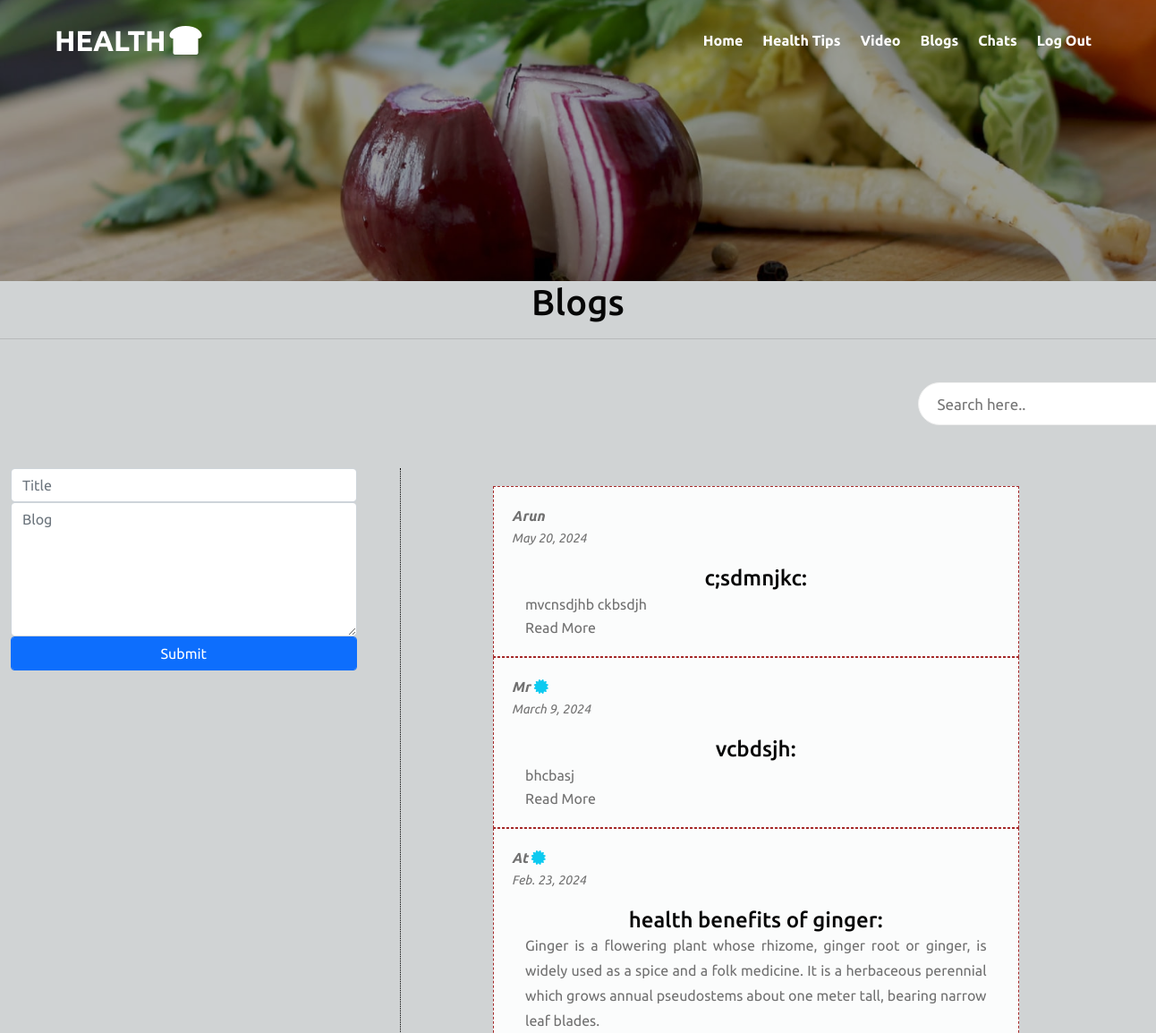
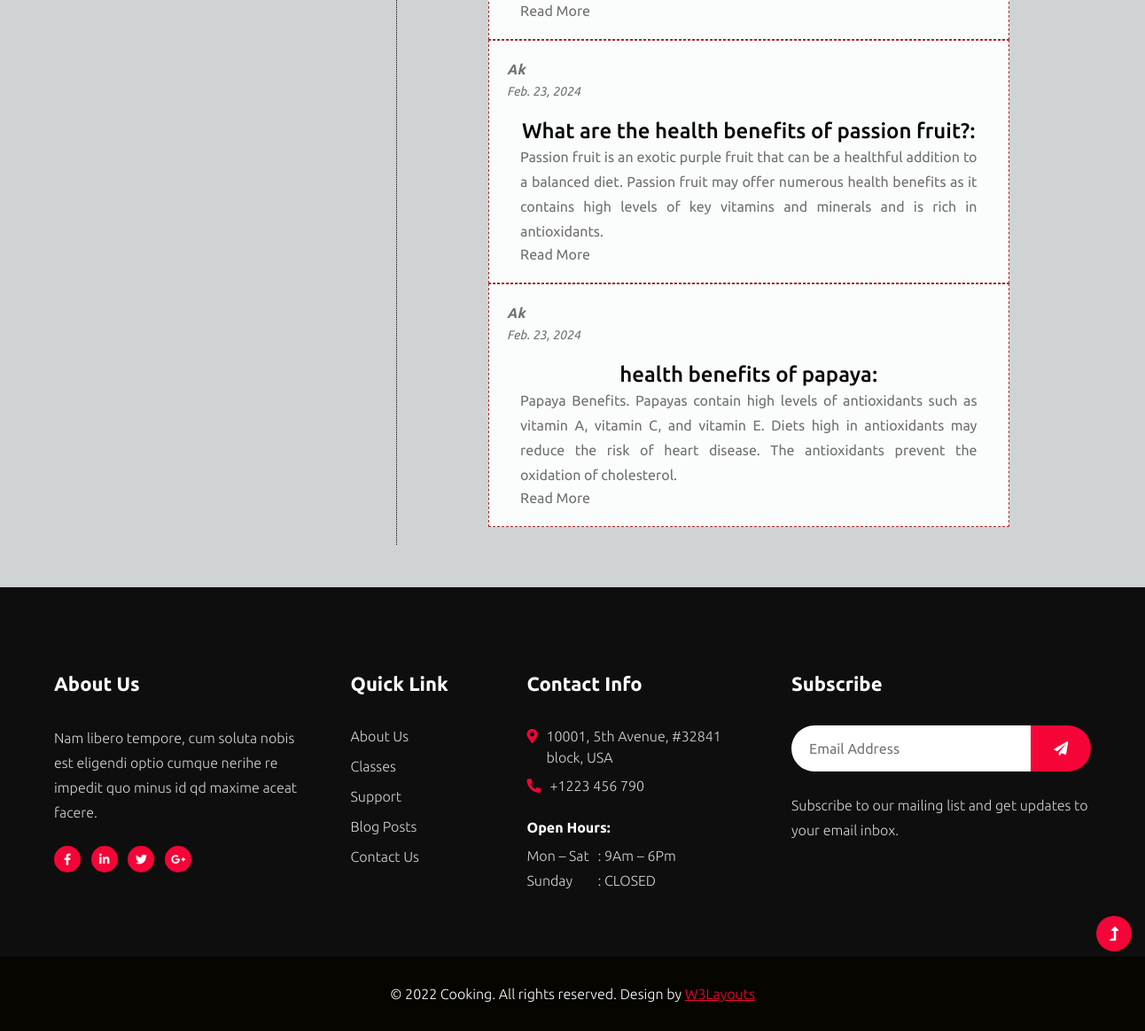
Page /expertblogs (signed in) on the committed database (2 pictures, top to bottom).
### phwApp/models.py (models this page shows)
class Blogs(models.Model):
    user=models.ForeignKey(Registration,on_delete=models.CASCADE,null=True)
    expert = models.ForeignKey(Expert, on_delete=models.CASCADE,null=True)
    date = models.DateField(auto_now=True,null=True)
    title=models.CharField(max_length=20)
    desc=models.CharField(max_length=200)

class Registration(models.Model):
    name = models.CharField(max_length=30)
    email = models.EmailField(max_length=50)
    password = models.CharField(max_length=20)
    age = models.IntegerField(null=True)
    gender=models.CharField(max_length=20,null=True)
    user = models.ForeignKey(User, on_delete=models.CASCADE, null=True)

class Expert(models.Model):
    name=models.CharField(max_length=20)
    email=models.CharField(max_length=20)
    add=models.CharField(max_length=100)
    con=models.BigIntegerField()
    lic=models.ImageField()
    psw=models.CharField(max_length=20)
    user=models.ForeignKey(User,on_delete=models.CASCADE,null=True)

### phwApp/views.py (the view)
# urls.py: path('expertblogs', views.expertblogs),
def expertblogs(request):
    uid = request.session['id']
    user = Expert.objects.get(id=uid)
    data = Blogs.objects.exclude(expert=uid).order_by("-id")
    if 'title' in request.POST:
        title = request.POST['title']
        desc = request.POST['desc']
        ins = Blogs.objects.create(expert=user,title=title,desc=desc)
        ins.save()
    if "search" in request.POST:
        search = request.POST['search']
        data = Blogs.objects.filter(Q(title__contains=search) | Q(desc__contains=search)).exclude(expert=uid).order_by("-id")
    return render(request,"expertblogs.html", {"data":data})

### template/expertblogs.html (shortened to what this page needs)
{% extends "expertbase.html" %} {% block content %}
<div class="mb-5 topHead"><h1 class="text-center">Blogs</h1>
    <hr /></div>
<section class="container-fluid w3l-inner-page-breadcrumb ses">
	<form class="search position-relative" method="post" style="margin-left: 80%">
		<input
        type="search"
        class="search__input"
        name="search"
        placeholder="Search here.."
        onload="equalWidth()"
		/>
	</form>
</section>
<div class="w3l-contact-10" id="contact">
    <div class="form-41-mian py-lg-5 py-md-4 py-2">
		<div class="container-fluid d-flex">
            <div class="user" >
                <form action="" method="post" style="width: 100%;">
                    <input type="text" class="form-control" placeholder="Title" name="title" id="" required>
                    <textarea name="desc" class="form-control" placeholder="Blog" id="" style="height: 150px;" required></textarea>
                    <input type="submit" value="Submit" class="btn btn-primary form-control" >
                </form>
			</div>
			<div class="mx-5 content">
				{% for p in data %}
				<div class="idea container">
					<div class="useridea d-flex">
						<div class="">
							{% if p.expert %}
							<em
							><strong
							><a href="#"
							>{{p.expert.name}} <em class='text-info'><i class="fa fa-certificate" aria-hidden="true"></i></em></a
							></strong
							><br /><small>{{p.date}}</small></em
							>
							{% else %}
							<em
							><strong
							><a href="#"
							>{{p.user.name}}</a
							></strong
							><br /><small>{{p.date}}</small></em
							>
							{% endif %}
						</div>
					</div>
					<div class="ideaContent container">
						<h4>{{p.title}}:</h4>
						<p class="line-clamp">{{p.desc}}</p>
						<a href="/expertviewblog?post={{p.id}}">Read More</a>
					</div>
				</div>
				{% endfor %}
			</div>
		</div>
	</div>
</div>
{% endblock %}

### template/expertblogs.html (style rules this page uses)
.w3l-inner-page-breadcrumb, .topHead, body { background-color: #d0d3d4; }
.user { width: 40%; justify-content: space-around; }
.ses { display: flex; }
.content { width: 80%; padding: 20px; border-left: 1px dotted #000; padding-left: 30px; }
.ideaContent p { text-align: justify; overflow: hidden; }
.ideaContent h4 { margin-top: 20px; text-align: center; }
.idea { background-color: #fbfcfc; padding: 20px; border: 1px dashed brown; width: 80%; }
.line-clamp { display: -webkit-box; -webkit-line-clamp: 4; -webkit-box-orient: vertical; }
.search .search__input { display: flex; flex: 1; padding: 10px 50px 10px 20px; height: 48px; font-size: 17px; color: var(--font-color); border: none; font-weight: 400; border-radius: var(--border-radius-full); position: relative; right: 0; background: var(--bg-color); outline: 0; border: 1px solid var(--border-color-light); }

### rows in the picture
Blogs: user.name "Arun", date "May 20, 2024", title "c;sdmnjkc", desc "mvcnsdjhb ckbsdjh"
Blogs: expert.name "Mr", date "March 9, 2024", title "vcbdsjh", desc "bhcbasj"
Blogs: expert.name "At", date "Feb. 23, 2024", title "health benefits of ginger", desc "Ginger is a flowering plant whose rhizome, ginger root or ginger, is widely used as a spice and a folk medicine. It is a herbaceous perennial which grows annual pseudostems about one meter tall, bearing narrow leaf blades."
Blogs: user.name "Ak", date "Feb. 23, 2024", title "What are the health benefits of passion fruit?", desc "Passion fruit is an exotic purple fruit that can be a healthful addition to a balanced diet. Passion fruit may offer numerous health benefits as it contains high levels of key vitamins and minerals and is rich in antioxidants."
Blogs: user.name "Ak", date "Feb. 23, 2024", title "health benefits of papaya", desc "Papaya Benefits. Papayas contain high levels of antioxidants such as vitamin A, vitamin C, and vitamin E. Diets high in antioxidants may reduce the risk of heart disease. The antioxidants prevent the oxidation of cholesterol."
